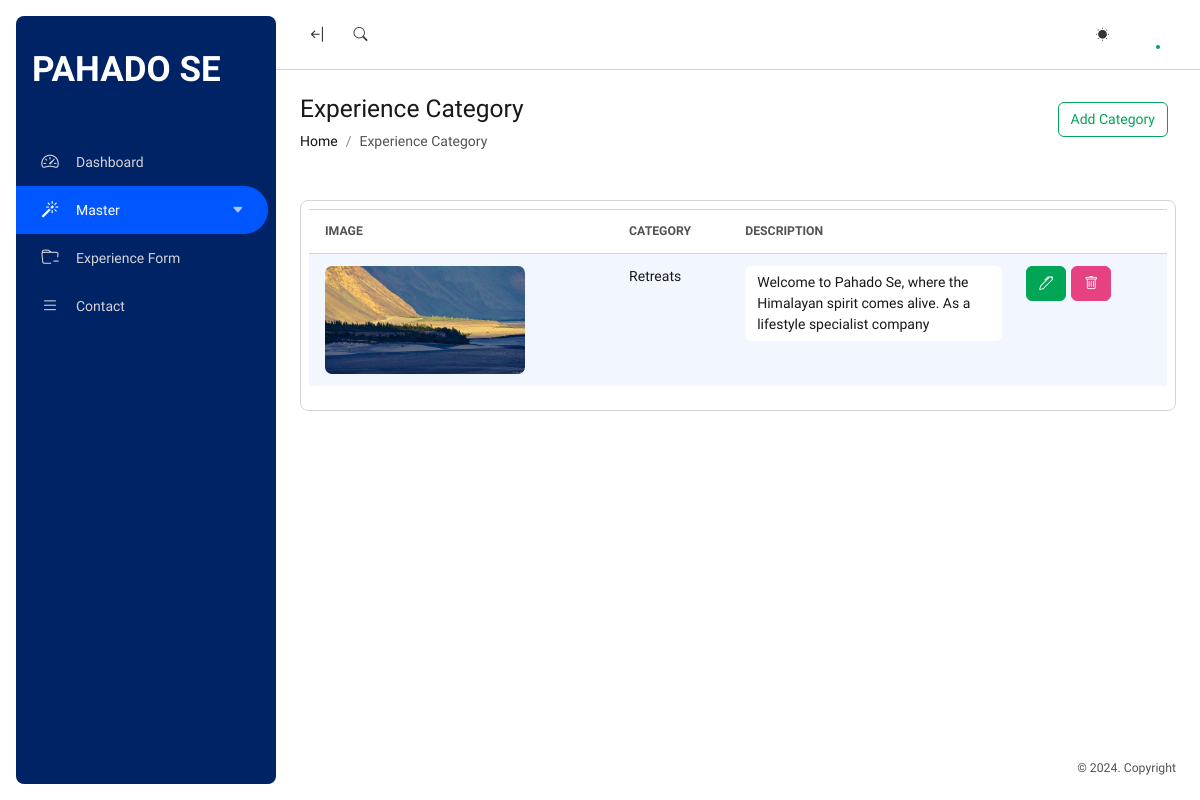
The page /ExperienceCategory on the database as committed earlier.
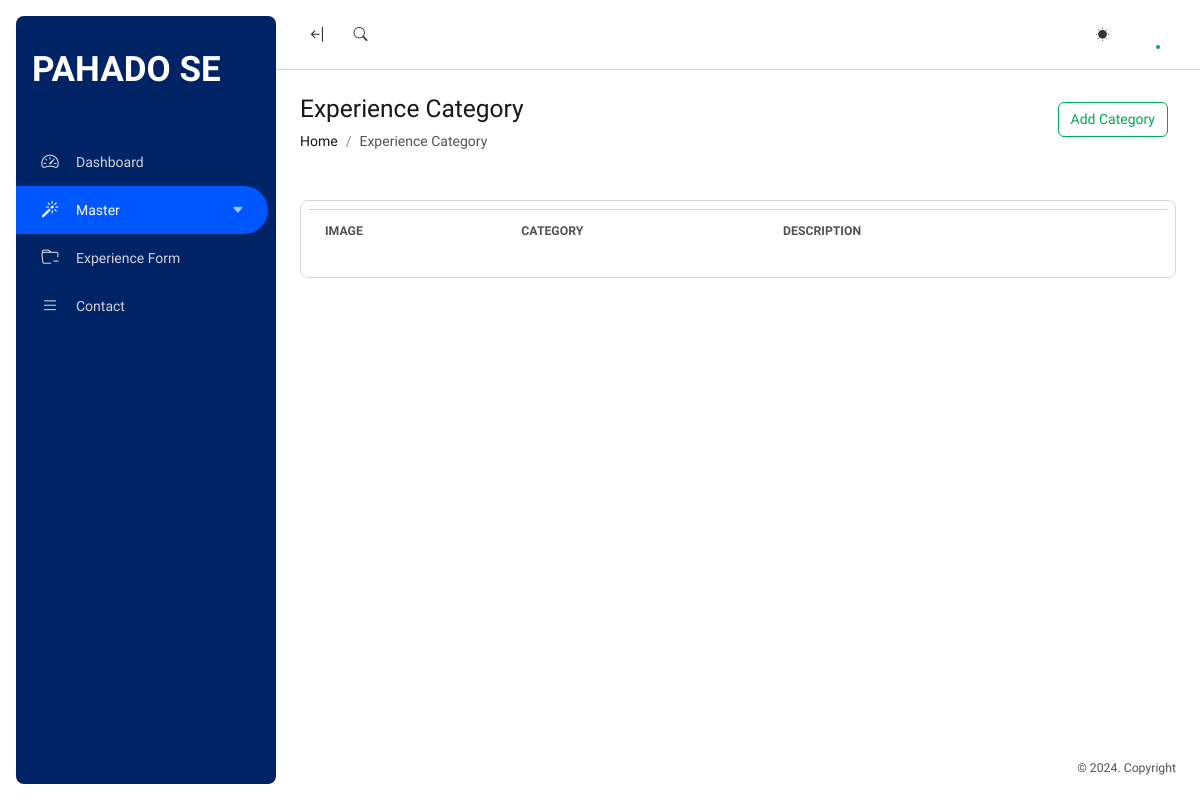
The same page on the database as committed later.
### main/models.py (models this page shows, shortened)
class ExperienceCategory(models.Model):
    Category = models.CharField(max_length=255,null=True, blank=True)
    Description = models.CharField(max_length=255,null=True, blank=True)
    Image = models.FileField(upload_to='ExperienceCategory',null=True, blank=True)

### main/views.py (the view)
# urls.py: path('ExperienceCategory',views.Category),
def Category(request):
    dt=ExperienceCategory.objects.all()
    data={'dt':dt}
    return render(request,'admin/category.html',data)

### main/templates/admin/category.html (shortened to what this page needs)
{% extends 'admin/main.html' %}
{% load static %}
{% block content %}
<div class="toolbar p-4 bg-body">
    <div class="position-relative container-fluid px-0">
        <div class="row align-items-center position-relative">
            <div class="col-md-5 col-9 mb-4 mb-lg-0">
                <h3 class="mb-2">Experience Category</h3>
                <nav aria-label="breadcrumb">
                    <ol class="breadcrumb mb-0">
                        <li class="breadcrumb-item"><a href="/">Home</a></li>
                        <li class="breadcrumb-item active">Experience Category</li>
                    </ol>
                </nav>
            </div>
            <div class="col-md-7 col-3 text-md-end">
                <div class="d-flex justify-content-md-end align-items-center">
                    <a type="button" href="/AddCategory" class="btn btn-outline-success mb-2 me-2" >Add Category</a>
                </div>
            </div>
        </div>
    </div>
</div>
<div class="content p-4 d-flex flex-column-fluid">
    <div class="container-fluid px-0">
        <div class="row">
            <div class="col-12">
                <div class="card" id=''>
                    <div class="table-responsive p-2">
                        <table  id="exampletab" class="table mt-0 table-striped table-card table-nowrap display nowrap" style="width:100%;">
                            <thead class="text-uppercase small text-muted">
                                <tr>
                                    <th>Image</th>
                                    <th>Category</th>
                                    <th>Description</th>
                                    <th></th>
                                </tr>
                            </thead>
                            <tbody>
                                {% for i in dt %}
                                <tr>
                                    <td><img src="{{i.Image}}" class="img-fluid" style="border-radius: 7px;" alt="" width="200px"></td>
                                    <td>{{i.Category}}</td>
                                    <td><textarea class="form-control" style="border: none !important;;" readonly>{{i.Description}}</textarea></td>
                                    <td><a class="btn btn-success mr-3" href="/EditCategory/{{i.id}}"><i class="bi bi-pen"></i></a><a href="DeleteCategory/{{i.id}}" style="margin-left: 5px;" class="btn btn-danger"><i class="bi bi-trash"></i></a></td>
                                </tr>
                                {% endfor %}
                            </tbody>
                        </table>
                    </div>
                </div>
            </div>
        </div>
    </div>
</div>
{% endblock content %}

Rows that differ between the two databases and show on the page:
removed ExperienceCategory: Image (picture), Category "Retreats", Description "Welcome to Pahado Se, where the Himalayan spirit comes alive. As a lifestyle specialist company"
